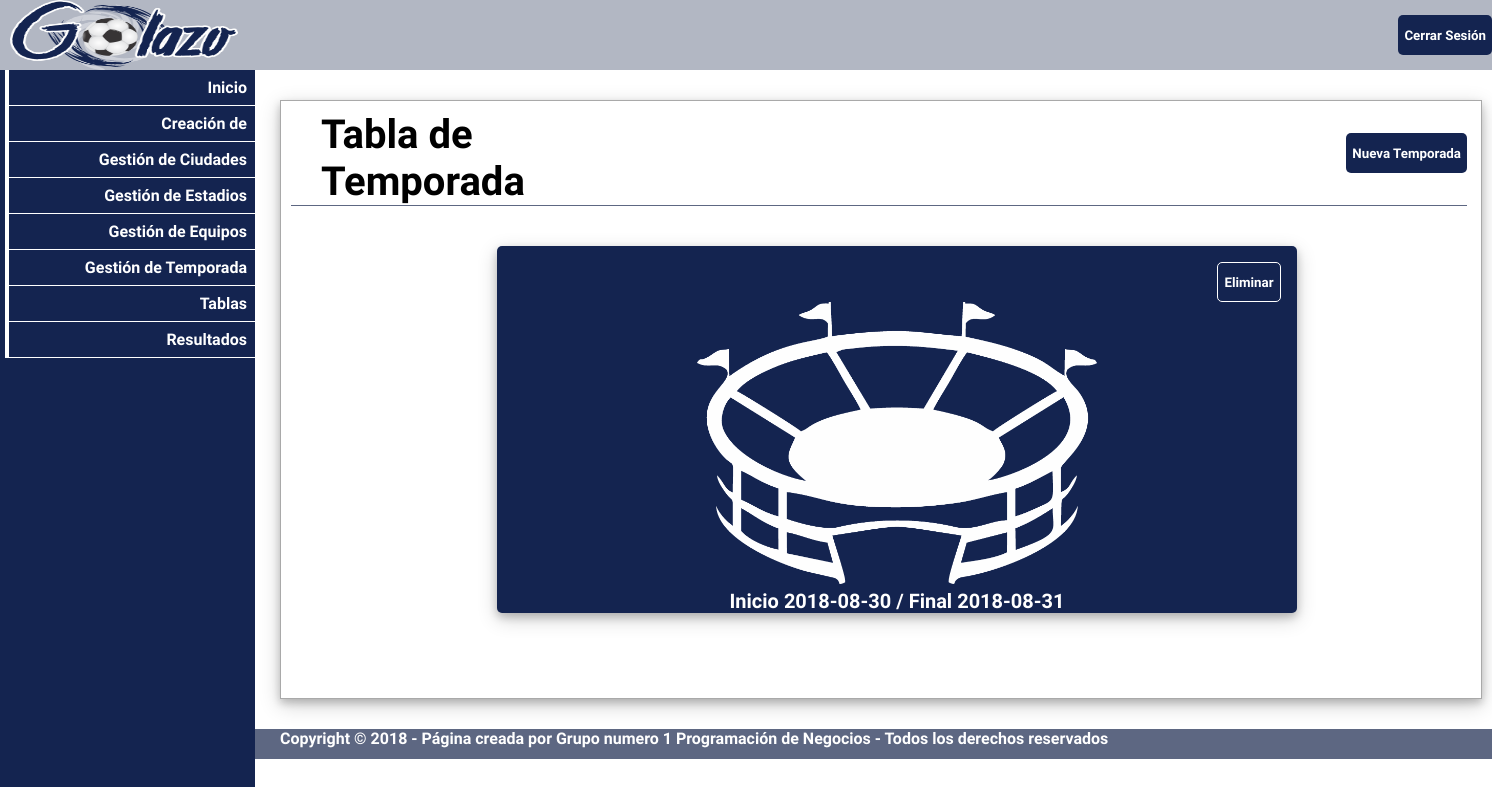
The app's page /php/temporada.php, older data.
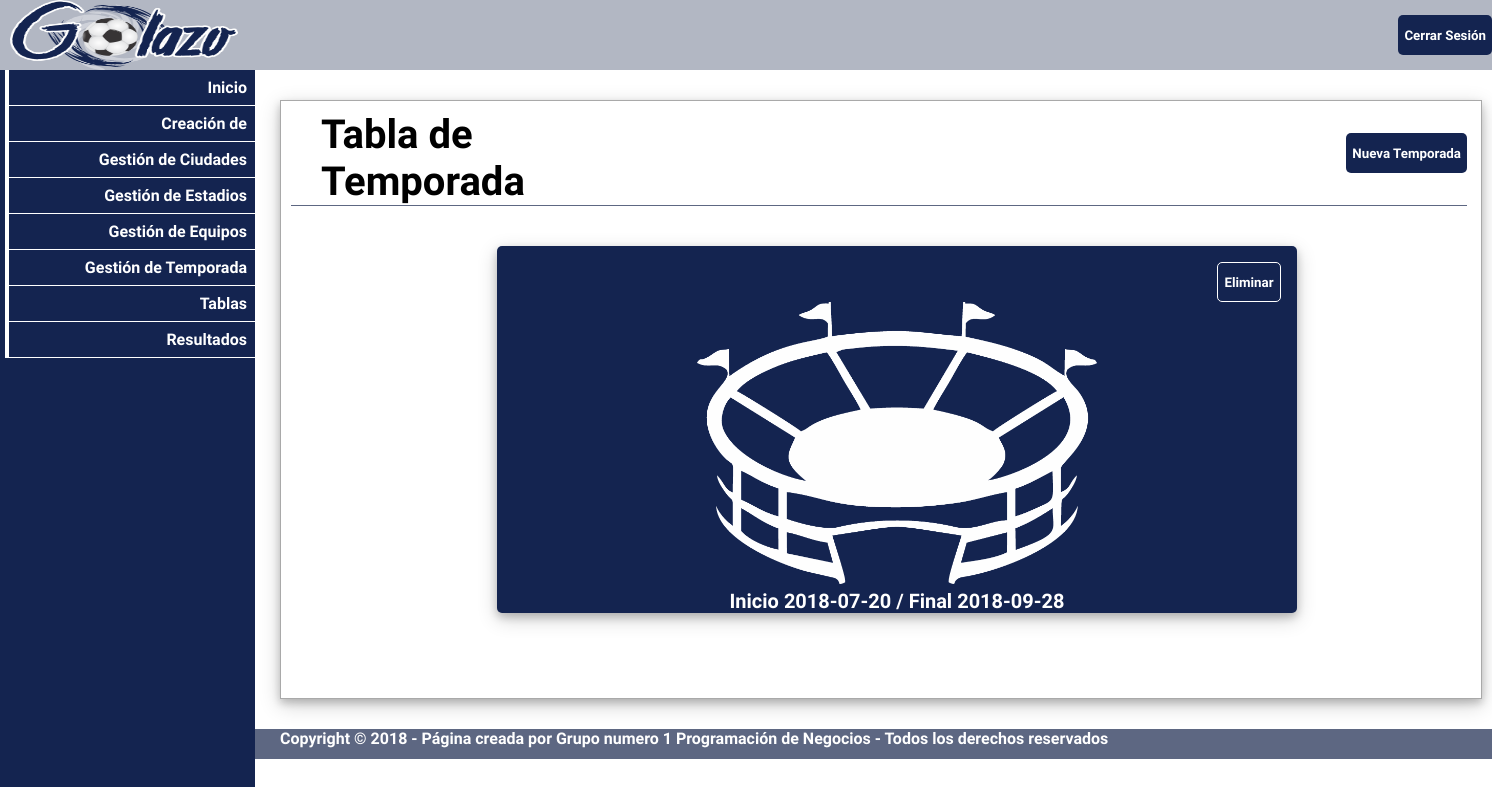
The same page, newer data.
### tables this page shows
CREATE TABLE `temporada` (
  `id_temporada` int(11) NOT NULL AUTO_INCREMENT,
  `fecha_inicio` date NOT NULL,
  `fecha_final` date NOT NULL,
  PRIMARY KEY (`id_temporada`)
);

### php/temporada.php (the view, shortened to what this page needs)
<?php
require_once '../conexion.php';
$temporadas = $pdo->query("Select * "
    ." from temporada", PDO::FETCH_ASSOC);
?>
<!DOCTYPE html>
<html lang="en">
<head>
    <link rel="stylesheet" href="../css/estilos.css">
</head>
<body>
<header class="encabezado">
    <img src="../img/golazo.png" alt="" class="logo" onclick=" location = '../inicio.php'">
    <input type="submit" value="Cerrar Sesión" onclick=" location = 'NuevaCiudad.php'" class="cerrar">
</header>
<section class="workspace">
    <nav class="navbar">
        <ul id="barra">
            <li><a href="../inicio.php"> Inicio</a></li>
            <li><a href="#"> Creación de </a>
            </li>
            <li><a href="ciudad.php"> Gestión de Ciudades </a></li>
            <li><a href="estadio.php"> Gestión de Estadios </a></li>
            <li><a href="equipos.php"> Gestión de Equipos </a></li>
            <li><a href="temporada.php"> Gestión de Temporada </a></li>
            <li><a href="#"> Tablas</a>
            </li>
            <li><a href="resultados.php"> Resultados </a></li>
        </ul>
    </nav>
    <section class="contenedor">
        <div class="general">
            <h1>Tabla de Temporada</h1>
            <input type="submit" value="Nueva Temporada" onclick=" location = 'NuevaTemporada.php'">
        </div>
                <div class="temporadas">
            <?php foreach ($temporadas as $temporada): ?>
                <div class="contentemporada">
                    <div class="eliminar"><input type="submit" value="Eliminar" onclick="location='detalle_temporada.php?codigo=<?php echo $temporada['id_temporada']?> &operacion=eliminar'"></div>
                    <img src="../img/temporada.png" alt="" width="50%" height="50%" onclick="location = 'tabla_fixture.php?codigo=<?php echo $temporada['id_temporada']?>'">
                    <div class="fechas"><?php echo "Inicio " . $temporada['fecha_inicio'] . " / " ."Final ".$temporada['fecha_final']?></div>
                </div>
            <?php endforeach;?>
                </div>
    </section>
</section>
<footer class="pie">
    <p>Copyright &copy; 2018 - Página creada por Grupo numero 1 Programación de Negocios - Todos los derechos reservados</p>
</footer>
</body>
</html>

Row changes from the older to the newer data that the page shows:
removed temporada: fecha_inicio "2018-08-30", fecha_final "2018-08-31"
added temporada: fecha_inicio "2018-07-20", fecha_final "2018-09-28"
